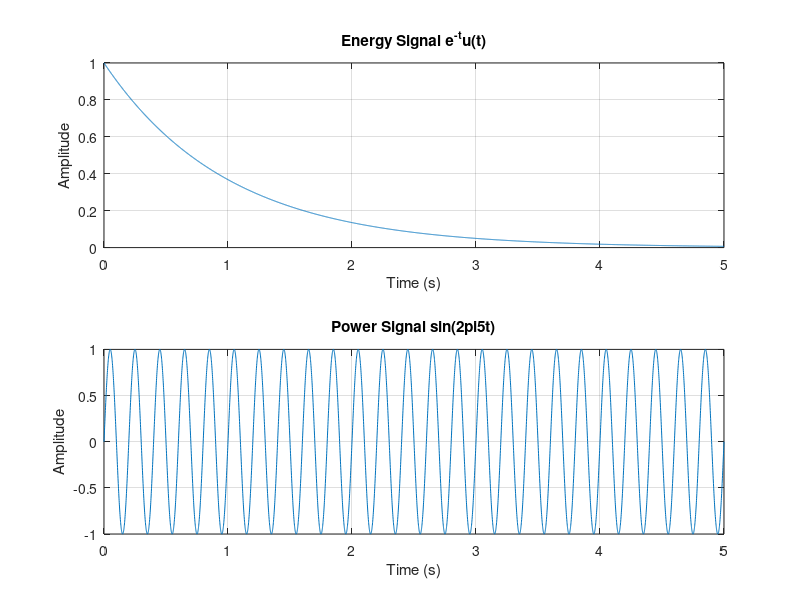

The MATLAB source for this figure:
clc; clear; close all; 
dt = 0.001; 
t = 0:dt:5; 
xE = exp(-t); 
xP = sin(2*pi*5*t); 
E_num = trapz(t,abs(xE).^2); 
T0 = 1/5; 
idx = t <= 2; 
P_num = (1/(t(find(idx,1,'last'))-t(1))) * ... 
    trapz(t(idx),abs(xP(idx)).^2); 
figure; 
subplot(2,1,1); 
plot(t,xE); grid on; 
title('Energy Signal e^{-t}u(t)'); 
xlabel('Time (s)'); ylabel('Amplitude'); 
subplot(2,1,2); 
plot(t,xP); grid on; 
title('Power Signal sin(2pi5t)'); 
xlabel('Time (s)'); ylabel('Amplitude'); 
fprintf('Numerical energy = %g\n',E_num); 
fprintf('Numerical average power = %g\n',P_num); 
